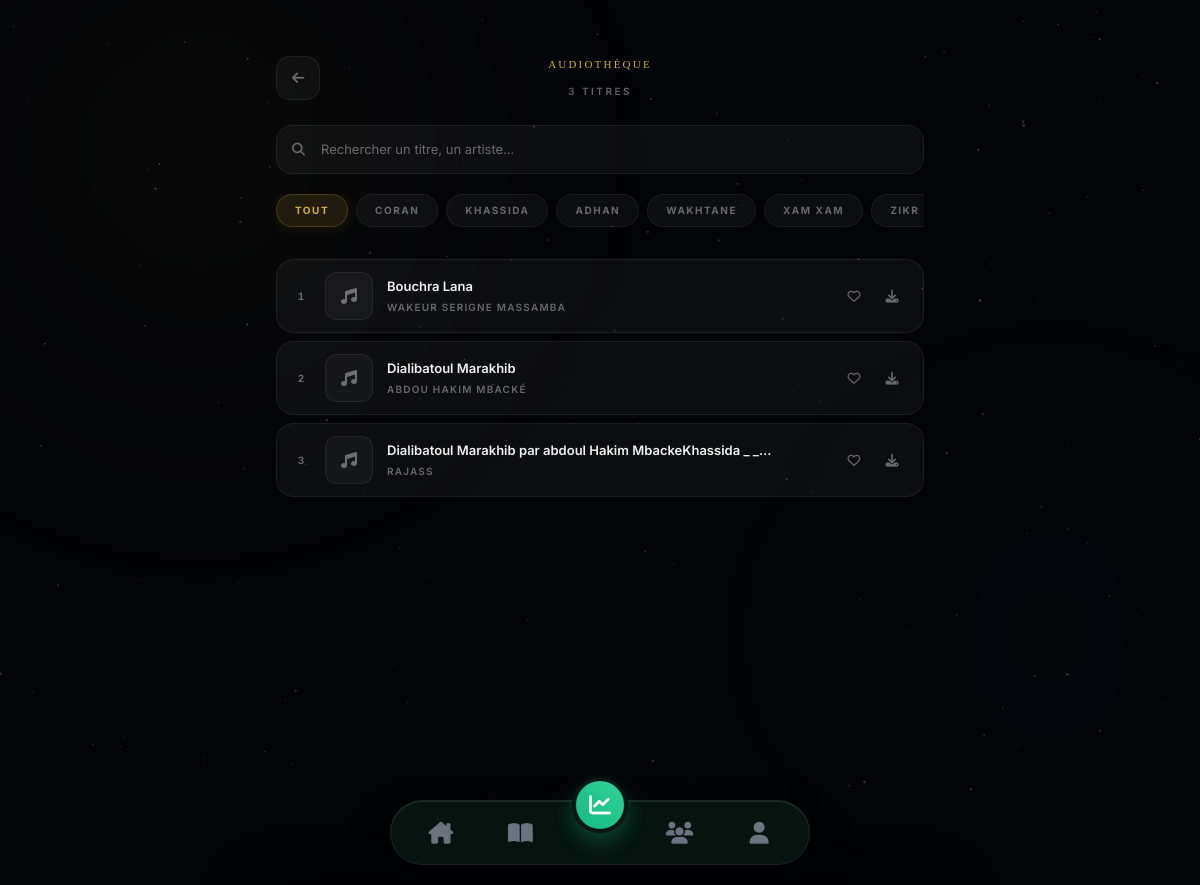
/collection/son/, run on the app's committed database.
### bibliotheque/models.py (models this page shows, shortened)
class Son(models.Model):
    CATEGORIES = [
        ('CORAN', 'Coran'),
        ('KHASSIDA', 'Khassida'),
        ('ADHAN', 'Adhan'),
        ('WAKHTANE', 'Wakhtane'),
        ('XAM_XAM', 'Xam Xam'),
        ('ZIKR', 'Zikr'),
        ('RAJASS', 'Rajass'),
    ]
    titre = models.CharField(max_length=200, db_index=True)
    auteur_voix = models.CharField(max_length=150, blank=True, null=True, help_text="Nom du Kourel, du conférencier ou du Rajass")
    categorie = models.CharField(max_length=20, choices=CATEGORIES, default='KHASSIDA', db_index=True)
    fichier_audio = models.FileField(upload_to='sons/')
    date_ajout = models.DateTimeField(auto_now_add=True)
    class Meta:
        verbose_name = "Son"
        verbose_name_plural = "Sons"
        ordering = ['-date_ajout']

### bibliotheque/views.py (the view)
# urls.py: path('collection/son/', views.liste_sons, name='liste_sons'),
def liste_sons(request):
    categorie_filter = request.GET.get('cat')
    if categorie_filter:
        sons = Son.objects.filter(categorie=categorie_filter).order_by('-date_ajout')
    else:
        sons = Son.objects.all().order_by('-date_ajout')
    categories = Son.CATEGORIES
    favoris_ids = []
    if request.user.is_authenticated:
        try:
            son_ct = ContentType.objects.get_for_model(Son)
            favoris_ids = list(Favori.objects.filter(user=request.user, content_type=son_ct).values_list('object_id', flat=True))
        except Exception:
            pass
    return render(request, 'bibliotheque/liste_sons.html', {
        'sons': sons,
        'categories': categories,
        'active_cat': categorie_filter,
        'favoris_ids': favoris_ids,
    })

### bibliotheque/templates/bibliotheque/liste_sons.html (shortened to what this page needs)
{% extends 'bibliotheque/layout.html' %}
{% block content %}
<div class="wrapper">
    <header class="page-header">
        <a href="{% url 'home' %}" class="back-btn"><i class="fa-solid fa-arrow-left" style="font-size:14px"></i></a>
        <div class="header-center">
            <span class="header-tag">Audiothèque</span>
            <span class="header-count">{{ sons|length }} titre{{ sons|length|pluralize }}</span>
        </div>
    </header>
    <div class="search-wrap">
        <i class="fa-solid fa-magnifying-glass"></i>
        <input type="text" id="searchInput" class="search-input" placeholder="Rechercher un titre, un artiste…">
    </div>
    <div class="cats-row">
        <a href="?" class="cat-pill {% if not active_cat %}active{% endif %}">Tout</a>
        {% for code, label in categories %}
        <a href="?cat={{ code }}" class="cat-pill {% if active_cat == code %}active{% endif %}">{{ label }}</a>
        {% endfor %}
    </div>
    <div id="sonList">
        {% for s in sons %}
        {% if s.fichier_audio %}
        <div class="track-item"
             data-id="{{ s.id }}"
             data-url="{{ s.fichier_audio.url }}"
             data-titre="{{ s.titre|escapejs }}"
             data-auteur="{{ s.auteur_voix|default:s.get_categorie_display|escapejs }}"
             data-index="{{ forloop.counter0 }}"
             style="animation-delay: {{ forloop.counter0|floatformat:2 }}s; animation-delay: calc({{ forloop.counter0 }} * 0.04s)">
            <div class="track-num">{{ forloop.counter }}</div>
            <div class="track-art">
                <i class="fa-solid fa-music"></i>
            </div>
            <div class="track-info">
                <div class="track-title">{{ s.titre }}</div>
                <div class="track-author">{{ s.auteur_voix|default:s.get_categorie_display }}</div>
            </div>
            <div class="track-actions">
                <button class="track-btn {% if s.id in favoris_ids %}liked{% endif %}"
                        onclick="toggleFavori(event,'son',{{ s.id }},this)"
                        data-liked="{% if s.id in favoris_ids %}true{% else %}false{% endif %}">
                    <i class="fa-{% if s.id in favoris_ids %}solid{% else %}regular{% endif %} fa-heart"></i>
                </button>
                <a href="{{ s.fichier_audio.url }}" download
                   class="track-btn" onclick="registerDownload(event, 'son', {{ s.id }})">
                    <i class="fa-solid fa-download"></i>
                </a>
            </div>
        </div>
        {% endif %}
        {% empty %}
        <div class="empty-state">
            <i class="fa-solid fa-music-slash"></i>
            <p>Aucun son trouvé</p>
        </div>
        {% endfor %}
    </div>
</div>
{% endblock %}

### static/css/sdm_theme.css (style rules this page uses)
:root { --nav-height: 85px; --gold: #d4af37; --gold-lt: #f5dc6e; --gold-dk: #9a7520; --bg: #030408; }
*, *::before, *::after { box-sizing: border-box; margin: 0; padding: 0; }
body { background-color: var(--bg); color: #ffffff; font-family: 'Inter', sans-serif; -webkit-font-smoothing: antialiased; overflow-x: hidden; padding-bottom: calc(var(--nav-height) + 20px); position: relative; min-height: 100dvh; }
body::before, body::after { content: ''; position: fixed; border-radius: 50%; filter: blur(130px); pointer-events: none; z-index: 0; }
body::before { width: 700px; height: 700px; top: -200px; left: -150px; background: radial-gradient(circle, rgba(212,175,55,0.055) 0%, transparent 70%); animation: blobHome1 22s ease-in-out infinite alternate; }
body::after { width: 500px; height: 500px; bottom: 0; right: -100px; background: radial-gradient(circle, rgba(16,185,129,0.035) 0%, transparent 70%); animation: blobHome2 28s ease-in-out infinite alternate; }

### data on the page
Son: titre "Bouchra Lana", auteur_voix "WAKEUR SERIGNE MASSAMBA"
Son: titre "Dialibatoul Marakhib", auteur_voix "ABDOU HAKIM MBACKÉ"
Son: titre "Dialibatoul Marakhib par abdoul Hakim MbackeKhassida _ _…", auteur_voix "RAJASS"

### other printed values
{{ sons|length }} "3"
{{ label }} "CORAN" "KHASSIDA" "ADHAN" "WAKHTANE" "XAM XAM" "ZIKR"
